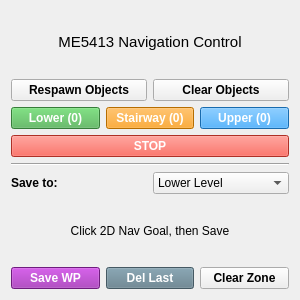
<?xml version="1.0" encoding="UTF-8"?>
<ui version="4.0">
 <class>TaskControlPanel</class>
 <widget class="QWidget" name="TaskControlPanel">
  <property name="windowModality">
   <enum>Qt::NonModal</enum>
  </property>
  <property name="geometry">
   <rect>
    <x>0</x>
    <y>0</y>
    <width>300</width>
    <height>300</height>
   </rect>
  </property>
  <property name="minimumSize">
   <size>
    <width>300</width>
    <height>300</height>
   </size>
  </property>
  <property name="maximumSize">
   <size>
    <width>300</width>
    <height>300</height>
   </size>
  </property>
  <property name="windowTitle">
   <string>Form</string>
  </property>
  <layout class="QVBoxLayout" name="mainLayout">
   <!-- Title -->
   <item>
    <widget class="QLabel" name="label_status">
     <property name="font">
      <font>
       <family>Ubuntu</family>
       <pointsize>11</pointsize>
       <bold>false</bold>
      </font>
     </property>
     <property name="text">
      <string>ME5413 Navigation Control</string>
     </property>
     <property name="alignment">
      <set>Qt::AlignCenter</set>
     </property>
    </widget>
   </item>
   <!-- Respawn / Clear row -->
   <item>
    <layout class="QHBoxLayout" name="row_respawn">
     <item>
      <widget class="QPushButton" name="pushButton_regen">
       <property name="font">
        <font><family>Ubuntu</family><bold>true</bold></font>
       </property>
       <property name="text">
        <string>Respawn Objects</string>
       </property>
      </widget>
     </item>
     <item>
      <widget class="QPushButton" name="pushButton_clear">
       <property name="font">
        <font><family>Ubuntu</family><bold>true</bold></font>
       </property>
       <property name="text">
        <string>Clear Objects</string>
       </property>
      </widget>
     </item>
    </layout>
   </item>
   <!-- Navigation Zone buttons -->
   <item>
    <layout class="QHBoxLayout" name="row_zones">
     <item>
      <widget class="QPushButton" name="pushButton_lower">
       <property name="font">
        <font><family>Ubuntu</family><bold>true</bold></font>
       </property>
       <property name="styleSheet">
        <string>background-color: #4CAF50; color: white;</string>
       </property>
       <property name="text">
        <string>Lower (0)</string>
       </property>
      </widget>
     </item>
     <item>
      <widget class="QPushButton" name="pushButton_stairway">
       <property name="font">
        <font><family>Ubuntu</family><bold>true</bold></font>
       </property>
       <property name="styleSheet">
        <string>background-color: #FF9800; color: white;</string>
       </property>
       <property name="text">
        <string>Stairway (0)</string>
       </property>
      </widget>
     </item>
     <item>
      <widget class="QPushButton" name="pushButton_upper">
       <property name="font">
        <font><family>Ubuntu</family><bold>true</bold></font>
       </property>
       <property name="styleSheet">
        <string>background-color: #2196F3; color: white;</string>
       </property>
       <property name="text">
        <string>Upper (0)</string>
       </property>
      </widget>
     </item>
    </layout>
   </item>
   <!-- Stop button -->
   <item>
    <widget class="QPushButton" name="pushButton_stop">
     <property name="font">
      <font><family>Ubuntu</family><bold>true</bold></font>
     </property>
     <property name="styleSheet">
      <string>background-color: #F44336; color: white;</string>
     </property>
     <property name="text">
      <string>STOP</string>
     </property>
    </widget>
   </item>
   <!-- Separator -->
   <item>
    <widget class="QFrame" name="line_separator">
     <property name="frameShape">
      <enum>QFrame::HLine</enum>
     </property>
     <property name="frameShadow">
      <enum>QFrame::Sunken</enum>
     </property>
    </widget>
   </item>
   <!-- Zone selector row -->
   <item>
    <layout class="QHBoxLayout" name="row_zone_select">
     <item>
      <widget class="QLabel" name="label_save_to">
       <property name="font">
        <font><family>Ubuntu</family><pointsize>9</pointsize><bold>true</bold></font>
       </property>
       <property name="text">
        <string>Save to:</string>
       </property>
      </widget>
     </item>
     <item>
      <widget class="QComboBox" name="comboBox_zone">
       <property name="font">
        <font><family>Ubuntu</family></font>
       </property>
       <item>
        <property name="text">
         <string>Lower Level</string>
        </property>
       </item>
       <item>
        <property name="text">
         <string>Stairway</string>
        </property>
       </item>
       <item>
        <property name="text">
         <string>Upper Level</string>
        </property>
       </item>
      </widget>
     </item>
    </layout>
   </item>
   <!-- Waypoint display -->
   <item>
    <widget class="QLabel" name="label_waypoint">
     <property name="font">
      <font><family>Ubuntu</family><pointsize>9</pointsize></font>
     </property>
     <property name="text">
      <string>Click 2D Nav Goal, then Save</string>
     </property>
     <property name="alignment">
      <set>Qt::AlignCenter</set>
     </property>
    </widget>
   </item>
   <!-- Save / Del Last / Clear row -->
   <item>
    <layout class="QHBoxLayout" name="row_waypoint">
     <item>
      <widget class="QPushButton" name="pushButton_save_wp">
       <property name="font">
        <font><family>Ubuntu</family><bold>true</bold></font>
       </property>
       <property name="styleSheet">
        <string>background-color: #9C27B0; color: white;</string>
       </property>
       <property name="text">
        <string>Save WP</string>
       </property>
      </widget>
     </item>
     <item>
      <widget class="QPushButton" name="pushButton_del_last_wp">
       <property name="font">
        <font><family>Ubuntu</family><bold>true</bold></font>
       </property>
       <property name="styleSheet">
        <string>background-color: #607D8B; color: white;</string>
       </property>
       <property name="text">
        <string>Del Last</string>
       </property>
      </widget>
     </item>
     <item>
      <widget class="QPushButton" name="pushButton_clear_wp">
       <property name="font">
        <font><family>Ubuntu</family><bold>true</bold></font>
       </property>
       <property name="text">
        <string>Clear Zone</string>
       </property>
      </widget>
     </item>
    </layout>
   </item>
  </layout>
 </widget>
 <resources/>
 <connections/>
</ui>
